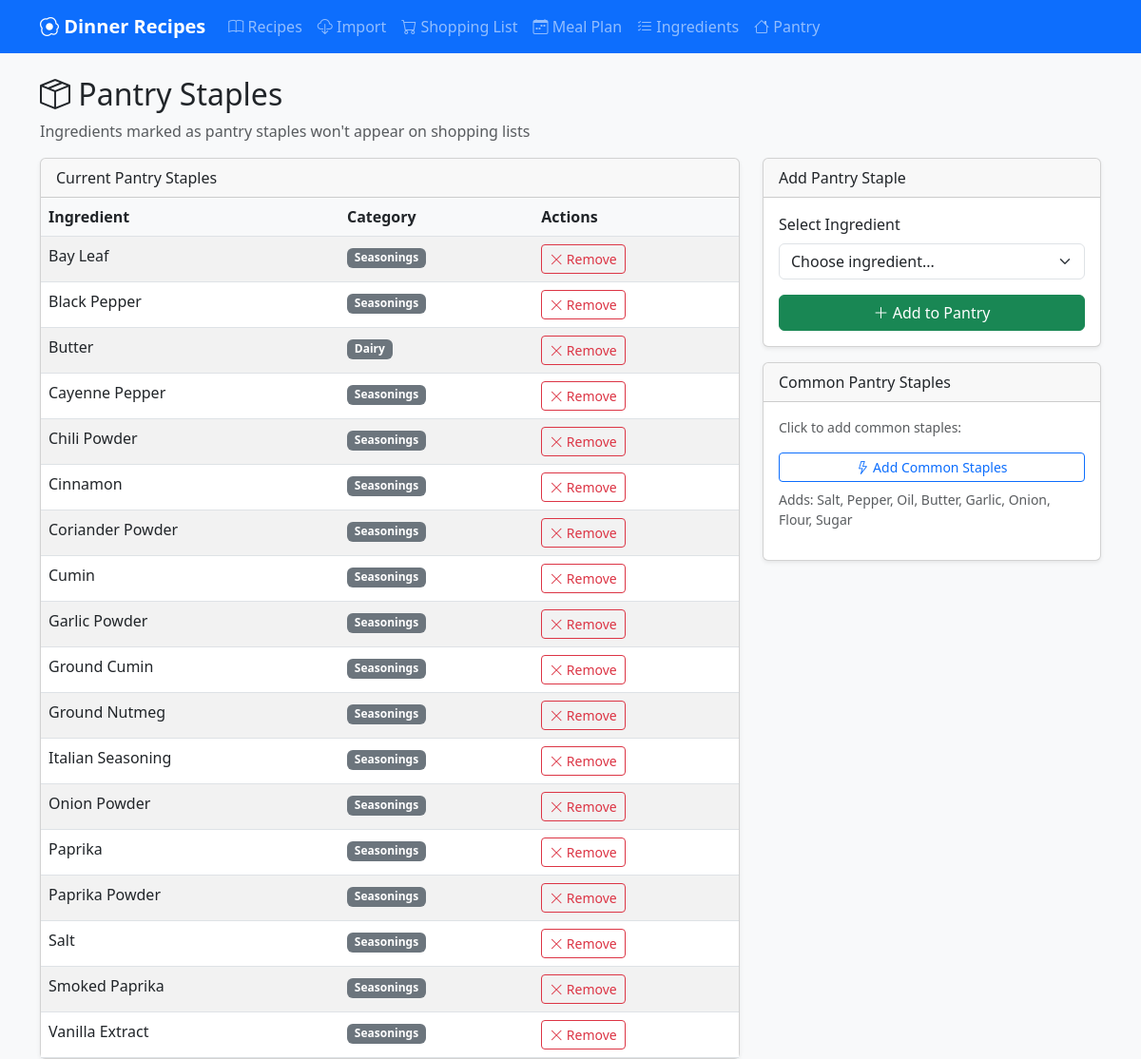
Screenshot of /pantry with the database file from the repository.
### app.py (models this page shows)
class PantryStaple(db.Model):
    id = db.Column(db.Integer, primary_key=True)
    ingredient_id = db.Column(db.Integer, db.ForeignKey('ingredient.id'), nullable=False, index=True)
    have_it = db.Column(db.Boolean, default=True)
    ingredient = db.relationship('Ingredient')

class Ingredient(db.Model):
    id = db.Column(db.Integer, primary_key=True)
    name = db.Column(db.String(100), unique=True, nullable=False, index=True)
    category = db.Column(db.String(50), default='Other', index=True)
    default_unit = db.Column(db.String(20), default='EA')
    cost = db.Column(db.Float, default=0.0)
    pack_size = db.Column(db.Integer, default=1)

### app.py (the view)
@app.route('/pantry')
def pantry_list():
    staples = PantryStaple.query.options(joinedload(PantryStaple.ingredient)).order_by(Ingredient.name).join(Ingredient).all()
    ingredients = Ingredient.query.order_by(Ingredient.name).all()
    return render_template('pantry.html', staples=staples, ingredients=ingredients)

### templates/pantry.html (shortened to what this page needs)
{% extends 'base.html' %}
{% block content %}
<h2><i class="bi bi-box-seam"></i> Pantry Staples</h2>
<p class="text-muted">Ingredients marked as pantry staples won't appear on shopping lists</p>
<div class="row">
    <div class="col-md-8">
        <div class="card">
            <div class="card-header">Current Pantry Staples</div>
            <table class="table table-striped mb-0">
                <thead>
                    <tr>
                        <th>Ingredient</th>
                        <th>Category</th>
                        <th>Actions</th>
                    </tr>
                </thead>
                <tbody>
                    {% for staple in staples %}
                    <tr>
                        <td>{{ staple.ingredient.name }}</td>
                        <td><span class="badge bg-secondary">{{ staple.ingredient.category }}</span></td>
                        <td>
                            <form method="post" action="{{ url_for('pantry_delete', id=staple.id) }}" class="d-inline">
                                <button type="submit" class="btn btn-sm btn-outline-danger">
                                    <i class="bi bi-x-lg"></i> Remove
                                </button>
                            </form>
                        </td>
                    </tr>
                    {% else %}
                    <tr>
                        <td colspan="3" class="text-muted">No pantry staples defined</td>
                    </tr>
                    {% endfor %}
                </tbody>
            </table>
        </div>
    </div>
    <div class="col-md-4">
        <div class="card">
            <div class="card-header">Add Pantry Staple</div>
            <div class="card-body">
                <form method="post" action="{{ url_for('pantry_add') }}">
                    <div class="mb-3">
                        <label class="form-label">Select Ingredient</label>
                        <select name="ingredient_id" class="form-select" required>
                            <option value="">Choose ingredient...</option>
                        </select>
                    </div>
                    <button type="submit" class="btn btn-success w-100">
                        <i class="bi bi-plus-lg"></i> Add to Pantry
                    </button>
                </form>
            </div>
        </div>
        <div class="card mt-3">
            <div class="card-header">Common Pantry Staples</div>
            <div class="card-body">
                <p class="small text-muted">Click to add common staples:</p>
                <form method="post" action="{{ url_for('pantry_add_common') }}">
                    <button type="submit" class="btn btn-outline-primary btn-sm w-100">
                        <i class="bi bi-lightning"></i> Add Common Staples
                    </button>
                </form>
                <p class="small text-muted mt-2">
                    Adds: Salt, Pepper, Oil, Butter, Garlic, Onion, Flour, Sugar
                </p>
            </div>
        </div>
    </div>
</div>
{% endblock %}

### static/css/style.css (style rules this page uses)
body { background-color: #f8f9fa; }
.card { box-shadow: 0 0.125rem 0.25rem rgba(0, 0, 0, 0.075); }
.table th { font-weight: 600; background-color: #f8f9fa; }
.form-label { font-weight: 500; }

### rows the page displays
PantryStaple: ingredient.name "Bay Leaf", ingredient.category "Seasonings"
PantryStaple: ingredient.name "Black Pepper", ingredient.category "Seasonings"
PantryStaple: ingredient.name "Butter", ingredient.category "Dairy"
PantryStaple: ingredient.name "Cayenne Pepper", ingredient.category "Seasonings"
PantryStaple: ingredient.name "Chili Powder", ingredient.category "Seasonings"
PantryStaple: ingredient.name "Cinnamon", ingredient.category "Seasonings"
PantryStaple: ingredient.name "Coriander Powder", ingredient.category "Seasonings"
PantryStaple: ingredient.name "Cumin", ingredient.category "Seasonings"
PantryStaple: ingredient.name "Garlic Powder", ingredient.category "Seasonings"
PantryStaple: ingredient.name "Ground Cumin", ingredient.category "Seasonings"
PantryStaple: ingredient.name "Ground Nutmeg", ingredient.category "Seasonings"
PantryStaple: ingredient.name "Italian Seasoning", ingredient.category "Seasonings"
PantryStaple: ingredient.name "Onion Powder", ingredient.category "Seasonings"
PantryStaple: ingredient.name "Paprika", ingredient.category "Seasonings"
PantryStaple: ingredient.name "Paprika Powder", ingredient.category "Seasonings"
PantryStaple: ingredient.name "Salt", ingredient.category "Seasonings"
PantryStaple: ingredient.name "Smoked Paprika", ingredient.category "Seasonings"
PantryStaple: ingredient.name "Vanilla Extract", ingredient.category "Seasonings"
